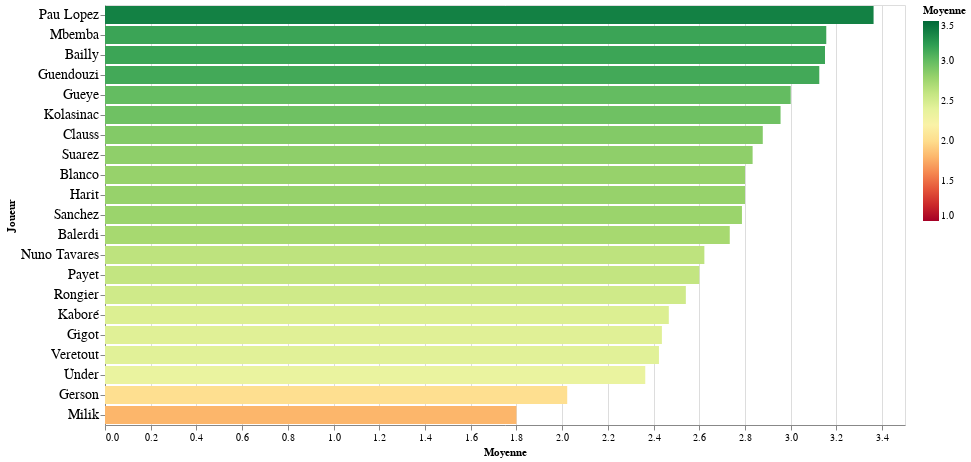

Notebook code cell kept with this figure:
### Markdown cell above
# Des notes, des moyennes

### Code cell
alt.Chart(notation_saison).mark_bar().transform_aggregate(
    count="count(Note_num)",
    moyenne="mean(Note_num)",
    groupby=["Joueur"]
).transform_filter(
    alt.datum.count > 1
).encode(
    x=alt.X("moyenne:Q", title="Moyenne"),
    y=alt.Y(
        field="Joueur", 
        type="ordinal", 
        sort="-x",
        axis=alt.Axis(labelFontSize=14)
    ),
    color=alt.Color("moyenne:Q", title="Moyenne", scale=alt.Scale(scheme="redyellowgreen", domain=[1.0, 3.5])),
    tooltip=["Joueur", alt.Tooltip("count:Q", title="# Notes"), alt.Tooltip("moyenne:Q", title="Moyenne", format='.2f')]
).configure_header(
    titleColor='green',
    titleFontSize=14,
    labelColor='red',
    labelFontSize=14
).configure_view(
    width=800
)

### Figure 1 — Vega-Lite specification as saved in the notebook (floating-point values rounded to 4 significant figures; data arrays with more than 128 entries replaced by an {"elided": "..."} marker saying what was removed)
{"config": {"view": {"continuousWidth": 400, "continuousHeight": 300, "width": 800}, "header": {"labelColor": "red", "labelFontSize": 14, "titleColor": "green", "titleFontSize": 14}}, "data": {"name": "data-09bb213a36c52f3705ccc478d10dcd7f"}, "mark": "bar", "encoding": {"color": {"field": "moyenne", "scale": {"domain": [1.0, 3.5], "scheme": "redyellowgreen"}, "title": "Moyenne", "type": "quantitative"}, "tooltip": [{"field": "Joueur", "type": "nominal"}, {"field": "count", "title": "# Notes", "type": "quantitative"}, {"field": "moyenne", "format": ".2f", "title": "Moyenne", "type": "quantitative"}], "x": {"field": "moyenne", "title": "Moyenne", "type": "quantitative"}, "y": {"axis": {"labelFontSize": 14}, "field": "Joueur", "sort": "-x", "type": "ordinal"}}, "transform": [{"aggregate": [{"op": "count", "field": "Note_num", "as": "count"}, {"op": "mean", "field": "Note_num", "as": "moyenne"}], "groupby": ["Joueur"]}, {"filter": "(datum.count > 1)"}], "$schema": "https://vega.github.io/schema/vega-lite/v4.17.0.json", "datasets": {"data-09bb213a36c52f3705ccc478d10dcd7f": {"elided": "243 records"}}}
